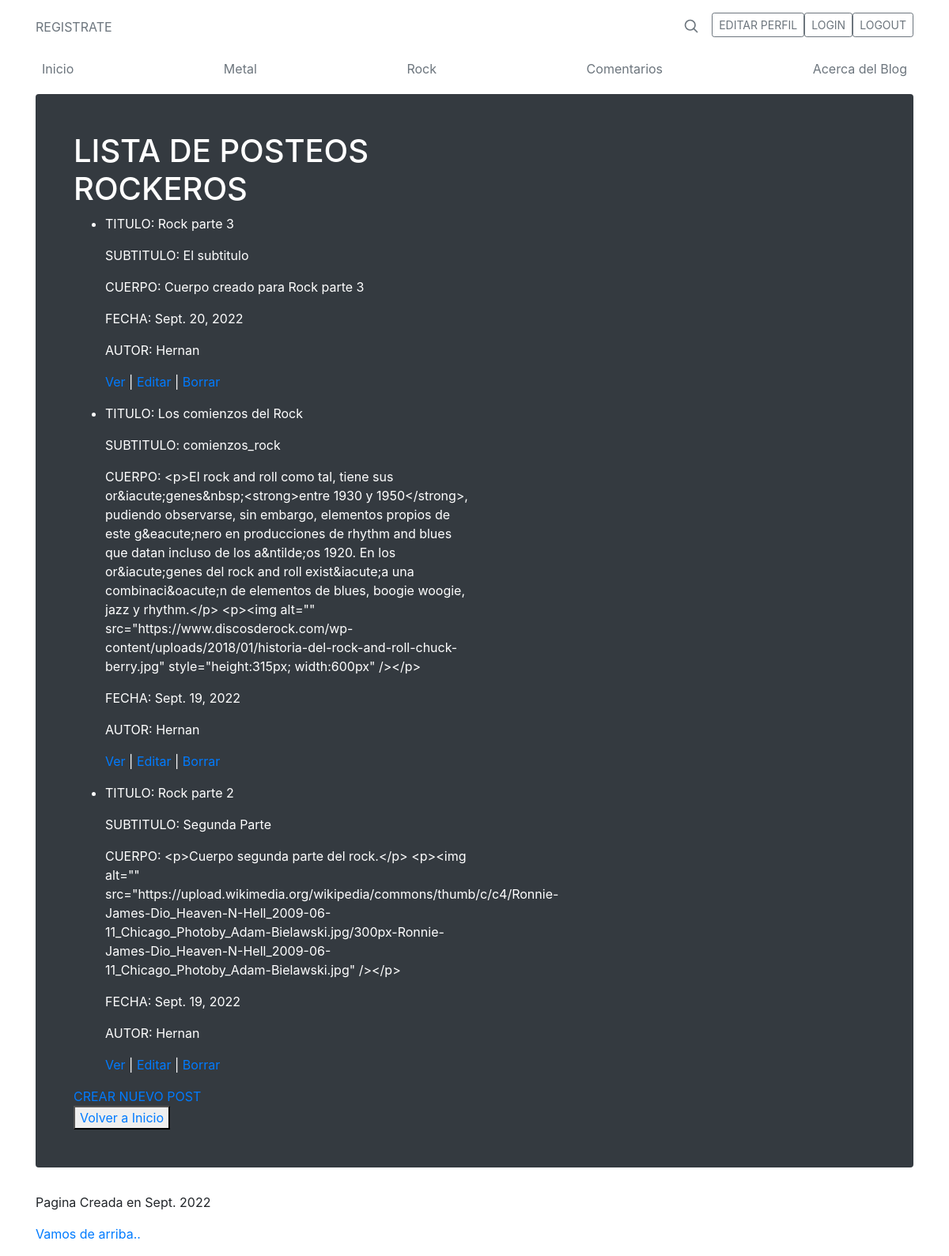
Screenshot of /AppMusica/rock/list with the database file from the repository.
### AppMusica/models.py (models this page shows, shortened)
class BlogRock(models.Model):
    titulo = models.CharField(max_length=200)
    subtitulo = models.CharField(max_length=200)
    cuerpo = RichTextField()
    fecha = models.DateField(auto_now_add=True)
    imagen = models.TextField()
    autor = models.CharField(max_length=200)
    class Meta:
        ordering = ['-fecha']

### AppMusica/views.py (the view)
# urls.py: path('rock/list', views.BlogRockList.as_view(), name='rockList'),
class BlogRockList(ListView):
      model = BlogRock
      template_name: "AppMusica/blogrock_list.html"

### AppMusica/templates/AppMusica/blogrock_list.html
{% extends 'AppMusica/padre.html'%}
{% load static %}
{% block contenidoQueCambia %}
<body>
    <h1>LISTA DE POSTEOS ROCKEROS</h1>
    <ul>
        {% for campo in object_list %}
            <li>
                <p>TITULO: {{ campo.titulo }} </p>
                <p>SUBTITULO: {{ campo.subtitulo }}</p>
                <p>CUERPO: {{ campo.cuerpo }}</p>
                <p>FECHA: {{ campo.fecha }} </p>
                <p>AUTOR: {{ campo.autor }}</p>
                <p>
                    <a href="{% url 'rockDetail' campo.id %}" >Ver</a> |
                    <a href="{% url 'rockEdit' campo.id %}" >Editar</a> |
                    <a href="{% url 'rockDelete' campo.id %}" >Borrar</a>
                </p>
            </li>
        {% endfor %}
    </ul>
    <a href="{% url 'rockNew'  %}">CREAR NUEVO POST</a>
    <br>
    <button>
        <a href="{% url 'Inicio'  %}">Volver a Inicio</a>
    </button>
</body>
{% endblock %}

### rows the page displays
BlogRock: titulo "Rock parte 3", subtitulo "El subtitulo", cuerpo "Cuerpo creado para Rock parte 3", fecha "Sept. 20, 2022", autor "Hernan"
BlogRock: titulo "Los comienzos del Rock", subtitulo "comienzos_rock", cuerpo "<p>El rock and roll como tal, tiene sus or&iacute;genes&nbsp;<strong>entre 1930 y 1950</strong>, pudiendo observarse, sin embargo, elementos propios de este g&eacute;nero en producciones de rhythm and blues que datan incluso de los a&ntilde;os 1920. En los or&iacute;genes del rock and roll exist&iacute;a una combinaci&oacute;n de elementos de blues, boogie woogie, jazz y rhythm.</p> <p><img alt=\"\" src=\"https://www.discosderock.com/wp-content/uploads/2018/01/historia-del-rock-and-roll-chuck-berry.jpg\" style=\"height:315px; width:600px\" /></p>", fecha "Sept. 19, 2022", autor "Hernan"
BlogRock: titulo "Rock parte 2", subtitulo "Segunda Parte", cuerpo "<p>Cuerpo segunda parte del rock.</p> <p><img alt=\"\" src=\"https://upload.wikimedia.org/wikipedia/commons/thumb/c/c4/Ronnie-James-Dio_Heaven-N-Hell_2009-06-11_Chicago_Photoby_Adam-Bielawski.jpg/300px-Ronnie-James-Dio_Heaven-N-Hell_2009-06-11_Chicago_Photoby_Adam-Bielawski.jpg\" /></p>", fecha "Sept. 19, 2022", autor "Hernan"
